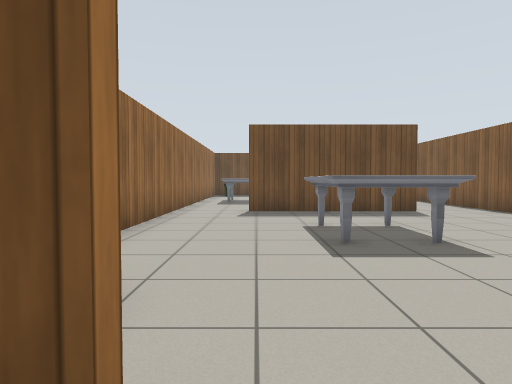
[1] (above)

16 first-person views from a walk through a Gazebo world. The camera is 0.9 m above the floor, tilts 2° down and sees 75° across. The floor is counted in squares, 1 m on a side. Each view is taken from the middle of a square. On the plan, view 1 faces up. The plan holds only what a view shows up to about 12 squares ahead; the rest is blank. Robots are left out. Simple patterns stand in for the simulator's built-in surfaces.

[2]
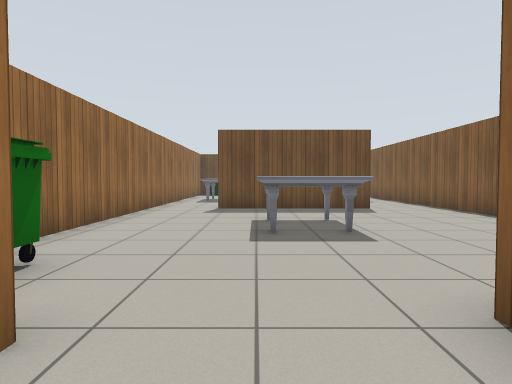

[3]
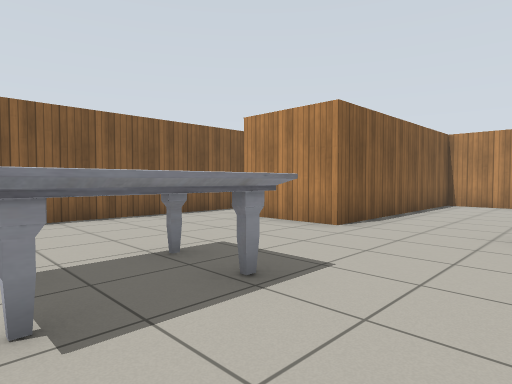

[4]
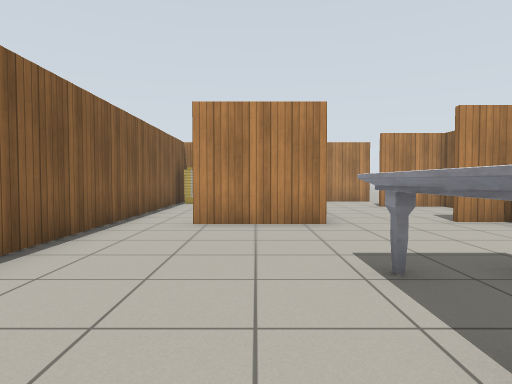

[5]
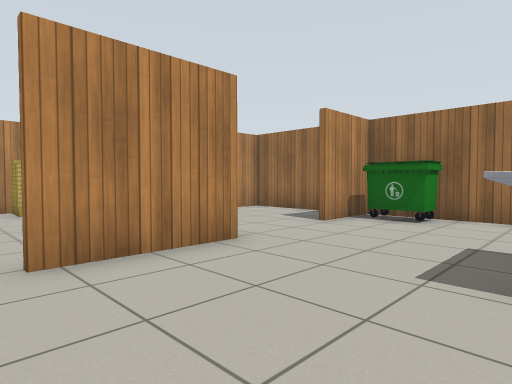

[6]
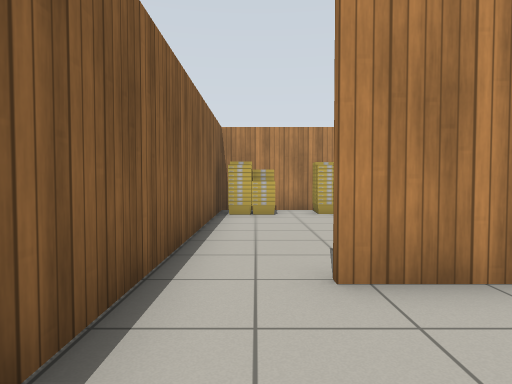

[7]
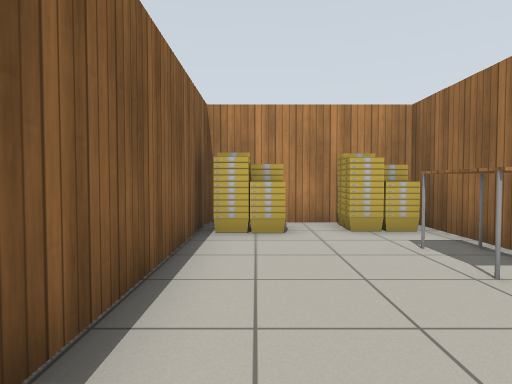

[8]
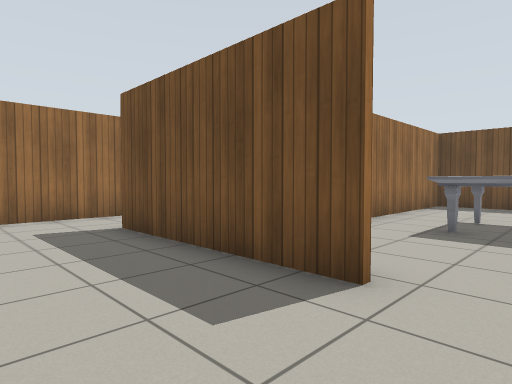

[9]
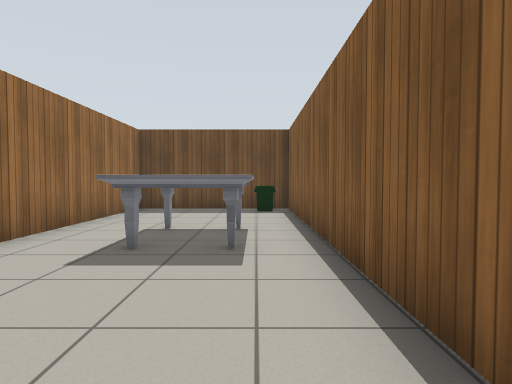

[10]
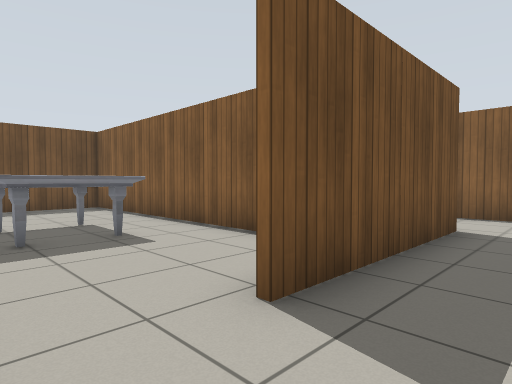

[11]
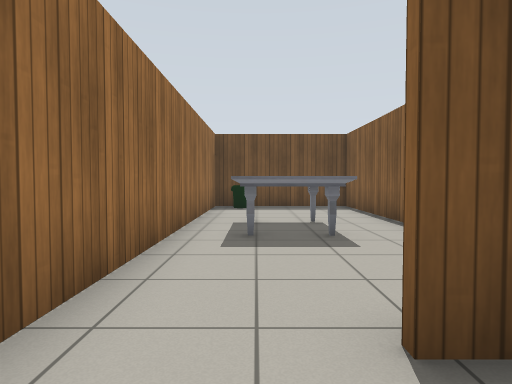

[12]
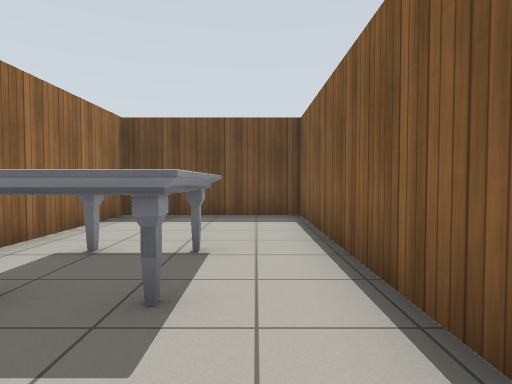

[13]
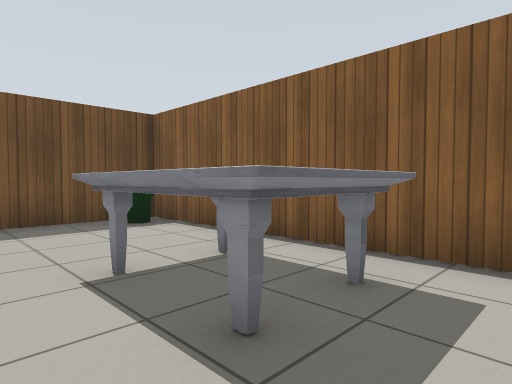

[14]
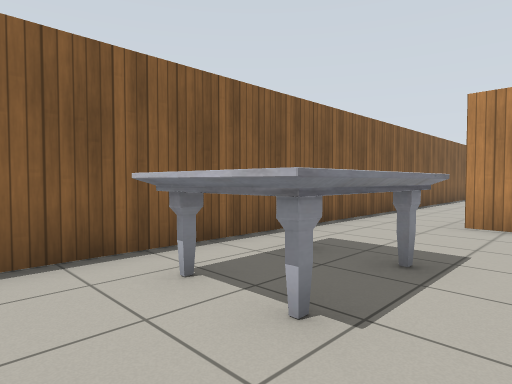

[15]
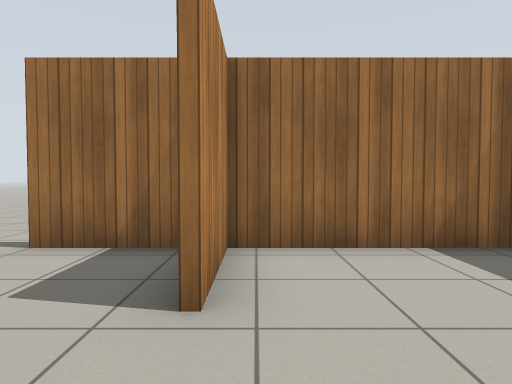

[16]
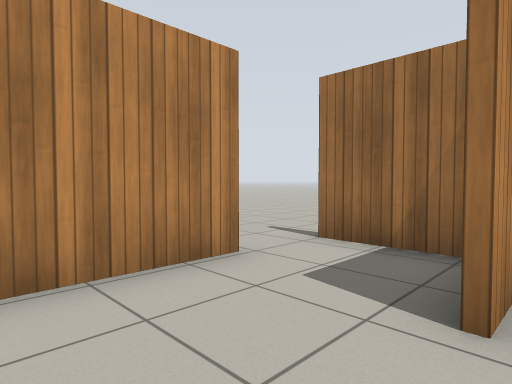

### Floor plan
Points are (right, up) in squares from view 1. A wall is a line through its corners. A room is listed if a view was taken in it or the views show most of it. See-through windows are left out.
Room 1 (views 1, 2, 3, 4, 5, 6, 7, 8, 9, 10, 11, 15, 16)
walls: (2.5, -1.5) (2.5, 1.1) (5.4, 1.1); (-2.4, 0.5) (-2.4, -3.4) (-0.2, -3.4); (2.7, -3.4) (2.7, -6.1); (-2.4, -4) (-2.4, -6.1); (4.7, 9.6) (-0.3, 9.6); (2.5, -6.1) (2.5, -3.4); (-0.9, -6.1) (7, -6.1) (7, 10.6); (-2.4, 9.5) (-2.4, 0.8) (-0.2, 0.8)
ways out: opening at (-1.5, 10) to room 2; opening at (5.5, 10) to room 3; opening at (-1.5, -6)
objects: bin (-2, 2) to (-1, 2); marble table (1, 5) to (3, 7); bucket (3, -5) to (4, -5); table (3, -3) to (4, -2); bucket (6, -5)
Room 2 (view 12)
walls: (-2.4, 18.2) (-2.4, 9.5); (2.1, 12.1) (2.1, 19.6); (2, 19.6) (-1.5, 19.6)
ways out: opening at (-1.5, 10) to room 1
objects: bin (-2, 19) to (-1, 19); marble table (-1, 13) to (0, 15)
Room 3 (views 13, 14)
walls: (2.3, 19.6) (2.3, 13.7); (3.9, 9.8) (4.8, 9.8); (7, 10.6) (7, 19.6) (2, 19.6)
ways out: opening at (5.5, 10) to room 1
objects: marble table (4, 13) to (6, 15); bin (6, 19)

Positions as (right, up) in squares from view 1, and headings:
1: (0, 0), facing up
2: (1, -1), facing up
3: (-1, 7), facing down-right
4: (4, 8), facing down
5: (6, 5), facing down-left
6: (6, 4), facing down
7: (6, 1), facing down
8: (6, 7), facing up-left
9: (6, 9), facing up
10: (-2, 8), facing up-right
11: (-1, 8), facing up
12: (1, 11), facing up
13: (3, 12), facing up-right
14: (3, 17), facing down-right
15: (2, -3), facing left
16: (2, -3), facing down-left
